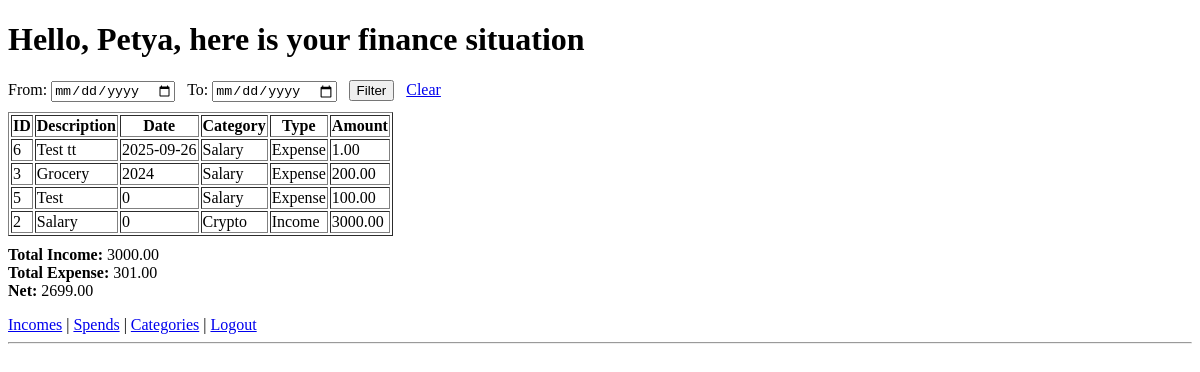
/ (signed in), run on an earlier commit of the app's database.
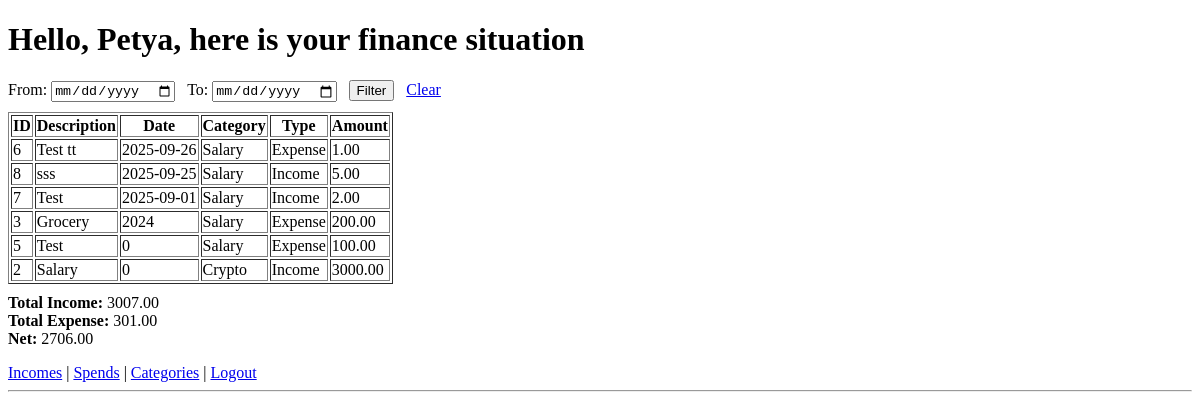
And on a later commit of the database.
### models.py (models this page shows, shortened)
class User(Base):
    __tablename__ = 'user'
    id = Column(Integer, primary_key=True)
    name = Column(String(50))
    surname = Column(String(50))
    password = Column(String(50))
    email = Column(String(120), unique=True)

class Transaction(Base):
    __tablename__ = 'transaction'
    id = Column(Integer, primary_key=True)
    description = Column(String(100))
    category = Column(ForeignKey('category.id', ondelete='CASCADE'))
    date = Column(Integer)
    owner = Column(ForeignKey('user.id', ondelete='CASCADE'))
    type = Column(Integer)
    amount = Column(Integer)

class Category(Base):
    __tablename__ = 'category'
    id = Column(Integer, primary_key=True)
    name = Column(String(50))
    owner = Column(Integer)

### app.py (the view)
@app.route('/', methods=['GET'])
def main_page():
    if 'user_id' not in session:
        return redirect('/login')
    init_db()
    start_s = request.args.get('start')
    end_s   = request.args.get('end')
    def parse_date(s):
        if not s:
            return None
        try:
            return datetime.strptime(s, '%Y-%m-%d').date()
        except ValueError:
            return None
    start_date = parse_date(start_s)
    end_date   = parse_date(end_s)
    if start_date and end_date and start_date > end_date:
        start_date, end_date = end_date, start_date
        start_s, end_s = end_s, start_s
    stmt = select(models.Transaction).filter_by(owner=session['user_id'])
    if start_date:
        stmt = stmt.where(models.Transaction.date >= start_date)
    if end_date:
        stmt = stmt.where(models.Transaction.date <= end_date)
    stmt = stmt.order_by(models.Transaction.date.desc(), models.Transaction.id.desc())
    user_transactions = db_session.execute(stmt).scalars().all()
    user = db_session.get(models.User, session['user_id'])
    categories = db_session.execute(select(models.Category)).scalars().all()
    cat_by_id = {c.id: c.name for c in categories}
    def to_dec(x):
        return Decimal(str(x)) if x is not None else Decimal('0')
    def tcode(v):
        try:
            return int(v)
        except Exception:
            return v
    total_income  = sum(to_dec(t.amount) for t in user_transactions if tcode(t.type) == 2)  # 2 = Income
    total_expense = sum(to_dec(t.amount) for t in user_transactions if tcode(t.type) == 1)  # 1 = Expense
    return render_template(
        "main_page.html",
        user=user,
        user_transactions=user_transactions,
        cat_by_id=cat_by_id,
        total_income=total_income,
        total_expense=total_expense,
        start=start_s,
        end=end_s
    )

### database.py (called while the page is built)
def init_db():
    import models
    Base.metadata.create_all(bind=engine)

### templates/main_page.html (shortened to what this page needs)
<!DOCTYPE html>
<html lang="en">
<head>
</head>
<body>
<h1>Hello, {{ user.name }}, here is your finance situation</h1>
<form method="get" action="{{ url_for('main_page') }}" style="margin:10px 0">
  <label>From:
    <input type="date" name="start" value="{{ start or '' }}">
  </label>
  <label>To:
    <input type="date" name="end" value="{{ end or '' }}">
  </label>
  <button type="submit">Filter</button>
  <a href="{{ url_for('main_page') }}" style="margin-left:8px">Clear</a>
</form>
{% set TYPE = {1: 'Expense', 2: 'Income', '1': 'Expense', '2': 'Income'} %}
{% if user_transactions and user_transactions|length %}
  <table border="1">
    <thead>
      <tr>
        <th>ID</th>
        <th>Description</th>
        <th>Date</th>
        <th>Category</th>
        <th>Type</th>
        <th>Amount</th>
      </tr>
    </thead>
    <tbody>
      {% for t in user_transactions %}
        <tr>
          <td>{{ t.id }}</td>
          <td>{{ t.description or '' }}</td>
          <td>{{ t.date }}</td>
          <td>{{ cat_by_id.get(t.category, t.category) }}</td>
          <td>{{ TYPE.get(t.type, t.type) }}</td>
          <td>{{ '%.2f'|format(t.amount) if t.amount is not none else '—' }}</td>
        </tr>
      {% endfor %}
    </tbody>
  </table>
  <div style="margin-top:10px">
    <strong>Total Income:</strong> {{ '%.2f'|format(total_income) }}<br>
    <strong>Total Expense:</strong> {{ '%.2f'|format(total_expense) }}<br>
    <strong>Net:</strong> {{ '%.2f'|format(total_income - total_expense) }}
  </div>
{% endif %}
<nav style="margin-top:16px">
  <a href="{{ url_for('get_all_income123') }}">Incomes</a> |
  <a href="{{ url_for('get_all_spend') }}">Spends</a> |
  <a href="{{ url_for('get_all_category123') }}">Categories</a> |
  <a href="{{ url_for('logout_handler') }}">Logout</a>
</nav>
<hr>
</body>
</html>

What changed in the data, as far as the page shows it:
added Transaction: id "8", description "sss", date "2025-09-25", get "Salary", get "Income", amount "5.00"
added Transaction: id "7", description "Test", date "2025-09-01", get "Salary", get "Income", amount "2.00"
Also different on the page:
{{ '%.2f'|format(total_income) }}: "3000.00" → "3007.00"
{{ '%.2f'|format(total_income - total_expense) }}: "2699.00" → "2706.00"
